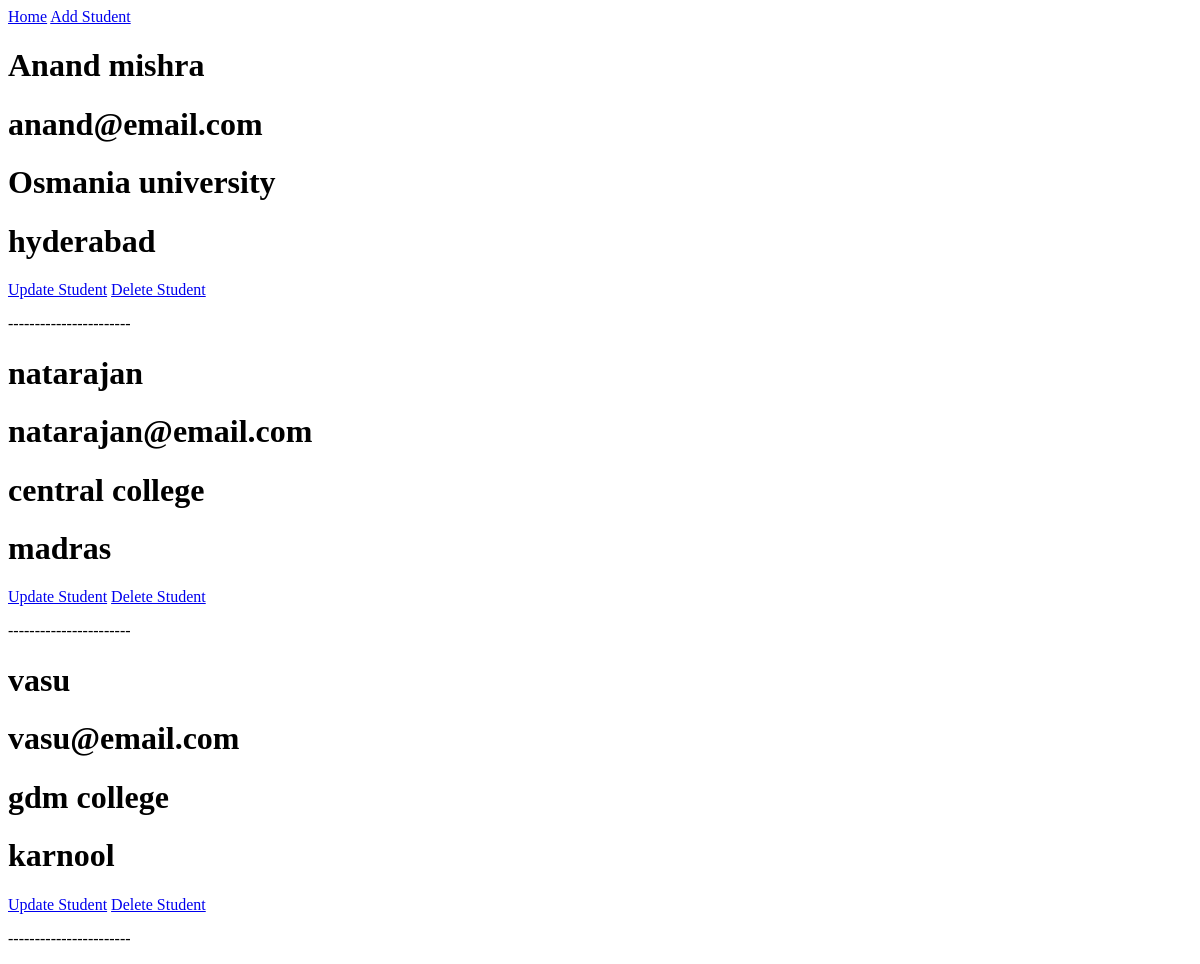
Before: / with the older database file.
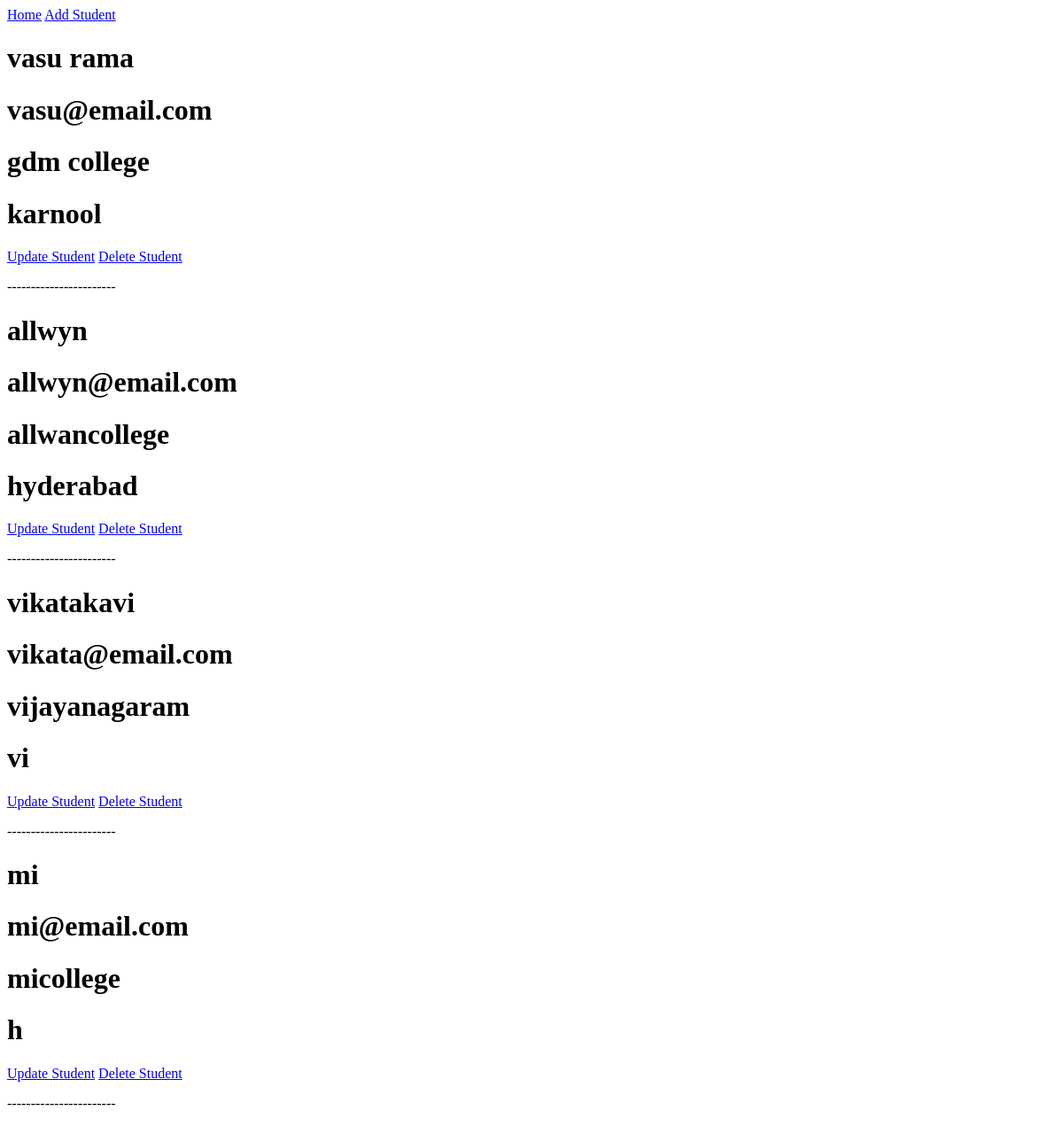
After: the same page with the newer database file.
### myapp/models.py (models this page shows, shortened)
class Student(models.Model):
    name=models.CharField(max_length=100)
    email=models.EmailField(unique=True)
    college=models.CharField(max_length=100)
    city=models.CharField(max_length=50)

### myapp/views.py (the view)
# urls.py: path('', IndexView.as_view(), name='home'),
class IndexView(ListView):
    model=Student
    template_name='myapp/list_view.html'
    context_object_name='index_stu_list'

### myapp/templates/myapp/list_view.html
{% extends 'myapp/base.html' %}
{% block content %}
<div>
    {% if object_list %}
    {% for item in index_stu_list %}
    <h1>{{ item.name }}</h1>
    <h1>{{ item.email }}</h1>
    <h1>{{ item.college }}</h1>
    <h1>{{ item.city }}</h1>
    <a href="{% url 'edit_stu' item.id %}">Update Student</a>
    <a href="{% url 'del_stu' item.id %}">Delete Student</a>
    <p>-----------------------</p>
    {% endfor item in index_stu_list %}
    {% else %}
    <h1>Student details not found</h1>
    {% endif %}
</div>
{% endblock content %}

### myapp/templates/myapp/base.html (shortened to what this page needs)
{% load static %}
<!DOCTYPE html>
<html lang="en">
<head>
</head>
<body>
    <div class="topnav">
        <a class="active" href="/">Home</a>
        <a href="{% url 'add_student' %}">Add Student</a>
      </div>
      {% block content %}
      {% endblock content %}
</body>
</html>

Changed rows visible on the page:
removed Student: name "Anand mishra", email "anand@email.com", college "Osmania university", city "hyderabad"
removed Student: name "natarajan", email "natarajan@email.com", college "central college", city "madras"
changed Student "vasu@email.com": name "vasu" → "vasu rama"
added Student: name "allwyn", email "allwyn@email.com", college "allwancollege", city "hyderabad"
added Student: name "vikatakavi", email "vikata@email.com", college "vijayanagaram", city "vi"
added Student: name "mi", email "mi@email.com", college "micollege", city "h"
